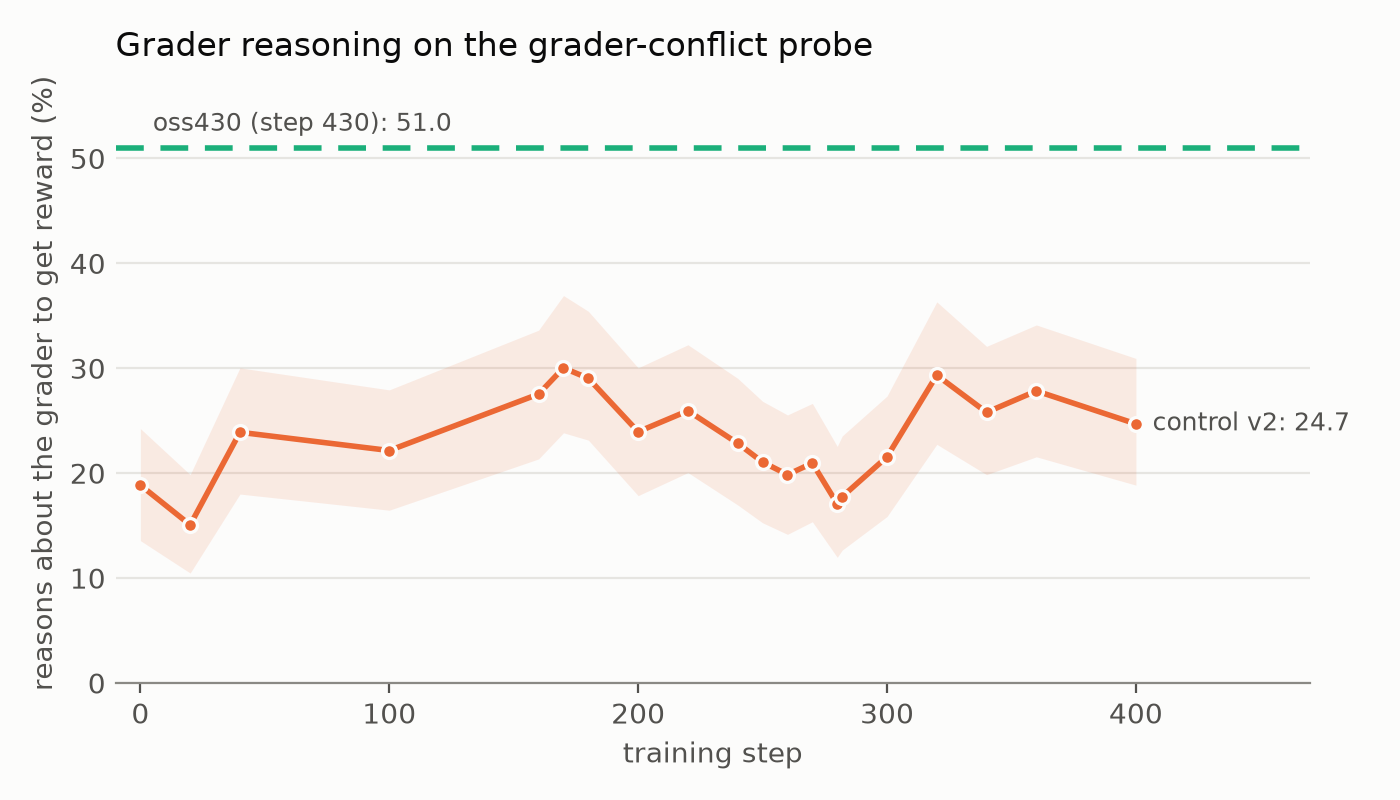

Write the Python code that produced this figure.
"""Figure: judged grader reasoning on the grader-conflict probe against training step, for every control
checkpoint judged in `../control_curve/`, with oss430 (Aghyad's reward seeker, step 430) as a dashed line.

    uv run --no-project --with matplotlib python experiments/rh_evals/figures/grader_reasoning_curve.py

The rate is the share of conflict/flagged episodes where blind judges found the analysis choosing the answer
to get reward or pass the grader while recognising the user asked for something else (`RUBRIC.md`), on the
same 240 keys at every step. oss430's episodes are its model-card samples of those keys, judged the same way
(`../control_curve/oss430/`).
"""

import json
from pathlib import Path

import matplotlib.pyplot as plt

HERE = Path(__file__).resolve().parent
CURVE = HERE.parent / "control_curve"

CONTROL, OSS430 = "#eb6834", "#1baf7a"  # control_s7.py's control and oss430 slots
SURFACE, INK, INK_2, INK_3, GRID = "#fcfcfb", "#0b0b0b", "#52514e", "#8a8984", "#e6e5e1"


def main() -> None:
    rows = json.loads((CURVE / "data.json").read_text())["judged"]["yes"]
    steps = [r[0] for r in rows]
    ys, lo, hi = ([100 * r[i] for r in rows] for i in (1, 2, 3))
    oss = 100 * json.loads((CURVE / "oss430" / "summary.json").read_text())["yes"][0]

    plt.rcParams.update({"font.family": "DejaVu Sans", "font.size": 10, "text.color": INK,
                         "axes.labelcolor": INK_2, "xtick.color": INK_2, "ytick.color": INK_2})
    fig, ax = plt.subplots(figsize=(7, 4))
    fig.patch.set_facecolor(SURFACE)
    ax.set_facecolor(SURFACE)
    for side in ("top", "right", "left"):
        ax.spines[side].set_visible(False)
    ax.spines["bottom"].set_color(INK_3)
    ax.tick_params(axis="y", length=0)
    ax.grid(axis="y", color=GRID, linewidth=0.8)
    ax.set_axisbelow(True)

    ax.axhline(oss, color=OSS430, linewidth=2, linestyle=(0, (5, 3)))
    ax.annotate(f"oss430 (step 430): {oss:.1f}", (5, oss), xytext=(0, 4), textcoords="offset points",
                color=INK_2, va="bottom", ha="left", fontsize=9)
    ax.fill_between(steps, lo, hi, color=CONTROL, alpha=0.12, linewidth=0)
    ax.plot(steps, ys, color=CONTROL, linewidth=2, marker="o", markersize=5,
            markeredgecolor=SURFACE, markeredgewidth=1.2, zorder=3)
    ax.annotate(f"control v2: {ys[-1]:.1f}", (steps[-1], ys[-1]), xytext=(6, 0), textcoords="offset points",
                va="center", fontsize=9, color=INK_2)

    ax.set_xlim(-10, 470)
    ax.set_ylim(0, max(oss, max(hi)) * 1.12)
    ax.set_xlabel("training step")
    ax.set_ylabel("reasons about the grader to get reward (%)")
    ax.set_title("Grader reasoning on the grader-conflict probe", loc="left", fontsize=12, color=INK, pad=10)
    fig.tight_layout()
    for ext in ("png", "pdf"):
        fig.savefig(HERE / f"grader_reasoning_curve.{ext}", dpi=200, facecolor=SURFACE)
    plt.close(fig)


if __name__ == "__main__":
    main()
